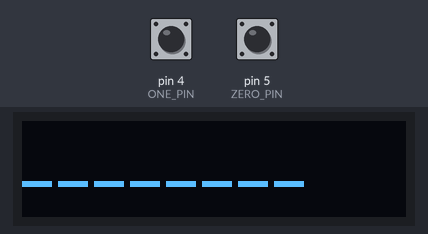
The sketch below on a simulated Arduino Leonardo, built with avr-gcc and run on an emulated ATmega32U4. Parts: 128×32 one-colour display. The test bench sets the inputs (shaded band); at power-on: pin 4 (ONE_PIN) HIGH, pin 5 (ZERO_PIN) HIGH. Random numbers use the default seed unless the sketch sets one; USB keyboard and mouse output is not drawn.

Above: at 3.7 s.
3.8 s: pin 4 (ONE_PIN) pulled LOW for 0.15 s
At 4.7 s:
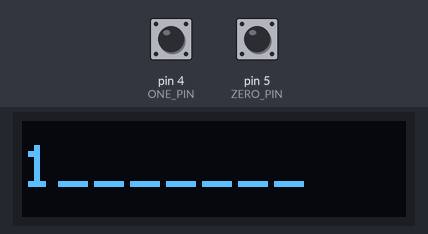
5.4 s: pin 5 (ZERO_PIN) pulled LOW for 0.15 s
At 5.9 s:
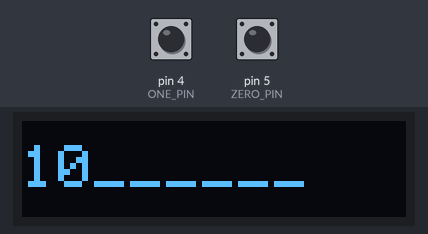
7.0 s: pin 4 (ONE_PIN) pulled LOW for 1 s
At 8.4 s:
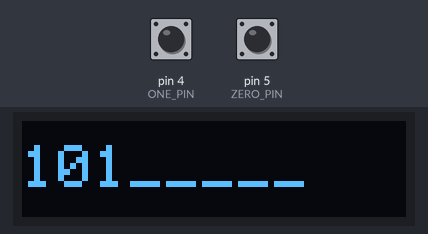
9.5 s: pin 5 (ZERO_PIN) pulled LOW for 1 s
At 11.5 s:
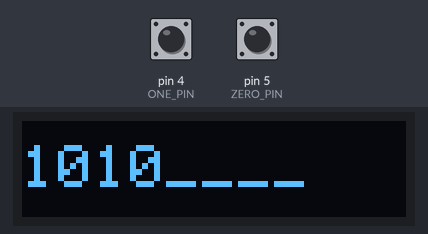
12.0 s: pin 4 (ONE_PIN) pulsed LOW 5 times (0.12 s each, 0.3 s apart)
At 12.88 s:
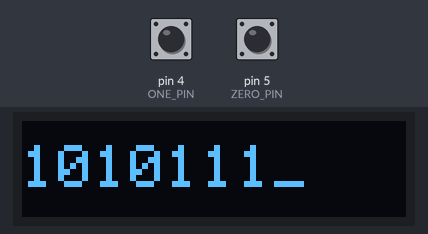
Timing chart, 0 to 15.0 s (numbered marks = the images above; inputs shaded):
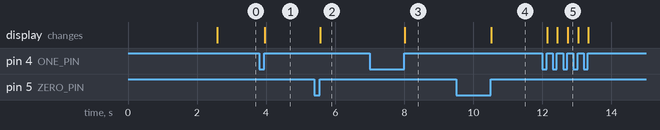

Measured:
- after the input at 3.8 s, the display: changes after 0.16 s (image 1)
- after the input at 5.4 s, the display: changes after 0.16 s (image 2)
- after the input at 7.0 s, the display: changes after 1.0 s (image 3)
- after the input at 9.5 s, the display: changes after 1.0 s (image 4)
- after the input at 12.0 s, the display: first changes after 0.13 s (image 5 shows a later state)

The sketch:

binarykeeb_forjamal.ino
```cpp
#include <SPI.h>
#include <Wire.h>
#include <Adafruit_GFX.h>
#include <Adafruit_SSD1306.h>
#include <Keyboard.h>

#define SCREEN_WIDTH 128
#define SCREEN_HEIGHT 32

#define OLED_RESET -1
Adafruit_SSD1306 display(SCREEN_WIDTH, SCREEN_HEIGHT, &Wire, OLED_RESET);

#define ZERO_PIN 5
#define ONE_PIN 4

// I wanted to use interrupts but I couldn't get it working
// I'll research it more later
bool zeroPressed = true;
bool onePressed = true;

unsigned int currentByte = 0;
unsigned int count = 0;

String debugData = "";

String reminders[] = {"your ass is grass", "tiger eat dragon     i eat you", "jonathan michael, you are a menace", "i hope u die <3", "your ass is grass",  "with love, CL"};
/*
String binaryInputString = ""; // To store binary inputs
String outputString = "";      // To store the resulting characters
*/

/**
 * Welcome to hacky hack ville, population: this code
 * Warning, may(does) contain, bad practices because it's 3AM and I'm tired
 */
void setup() {
  Serial.begin(9600);

  pinMode(ZERO_PIN, INPUT_PULLUP);
  pinMode(ONE_PIN, INPUT_PULLUP);


  // Generate display voltage from 3.3 internally - from SSD1306 example
  if (!display.begin(SSD1306_SWITCHCAPVCC, 0x3C)) {
    Serial.println(F("Display failed to load"));
    for (;;); // go into permanenet loop so we don't break stuff
  }
/*
  // Assuming 'bit' is the variable that holds the current binary input (0 or 1)
    binaryInputString += (currentByte == 0 ? "0" : "1");

    // After forming a complete byte and converting it to a character
    // Let's say 'currentChar' is the variable that holds the resulting character
    outputString += currentChar;

    // Call a function to update the display
    updateDisplay();
*/

// Initialize the OLED display
  display.begin(SSD1306_SWITCHCAPVCC, 0x3C); // Check your display's address
  display.clearDisplay();

  // Array of custom text options
  String customTextOptions[] = {"tiger eat dragon     i eat you", "jonathan michael, you are a menace", "i hope u die <3", "your ass is grass",  "with love, CL"};
  int numberOfOptions = sizeof(customTextOptions) / sizeof(customTextOptions[0]);

  // Initialize random seed
  randomSeed(analogRead(0));

  // Select and display random text
  String selectedText = customTextOptions[random(numberOfOptions)];
  display.setTextSize(1);
  display.setTextColor(SSD1306_WHITE);
  display.setCursor(0,0);
  display.println(selectedText);
  display.display();

  // Delay for 2.5 seconds
  delay(2500);

  Keyboard.begin();
  drawBits();
}


void loop() {
//  delay(10);

  if (clicked(&zeroPressed, ZERO_PIN)) {
    addBit(0);
  }
  if (clicked(&onePressed, ONE_PIN)) {
    addBit(1);
  }
}

bool clicked(bool *isPressed, int pin) {
  if (digitalRead(pin) == HIGH && !(*isPressed)) {
    *isPressed = true;
    return true;
  } else if (digitalRead(pin) == LOW) {
    *isPressed = false;
  }

  return false;
}

void addBit(int b) {
  // Shift bits left
  currentByte <<= 1;
  // Modify least significant bit
  currentByte |= b;

  count++;

  if (count == 8) {
    Keyboard.write((int)currentByte);
    currentByte = 0;
    count = 0;
  }

  drawBits();

}

/*
void updateDisplay() {
    display.clearDisplay();
    display.setTextSize(1);
    display.setTextColor(SSD1306_WHITE);

    // Display binary input string
    display.setCursor(0, 0);
    display.println(binaryInputString);

    // Display the output string below the binary string
    display.setCursor(0, 15); // Adjust Y-coordinate as needed
    display.println(outputString);

    display.display();
}
*/
void drawBits() {
  display.clearDisplay();
  display.setTextSize(2);
  display.setTextColor(SSD1306_WHITE);
  display.setCursor(0,8);
  String output = "";

  for (int i = count; i > 0; i--) {
    output += ((currentByte >> i-1) & 1) == 0 ? "0" : "1";
  }

  for (int i = count; i <= 7; i++) {
    output += "_";
  }

  output += "";
  display.println(output);


/* display.setTextSize(1);
 String withLove = " plug me into le computer :)";
 display.println(withLove);
 */


  display.display();
}
```
